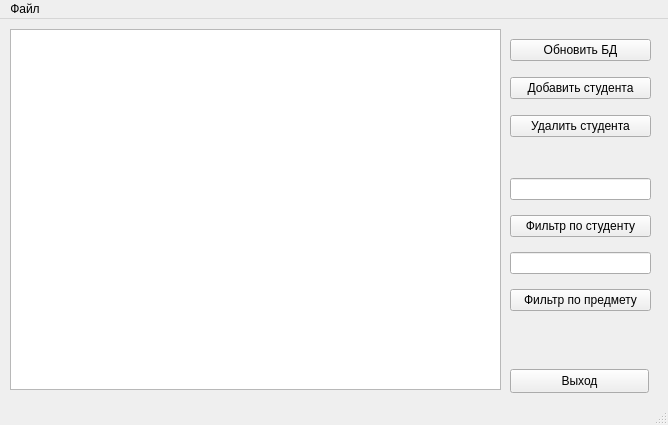
<?xml version="1.0" encoding="UTF-8"?>
<ui version="4.0">
 <class>MainWindow</class>
 <widget class="QMainWindow" name="MainWindow">
  <property name="geometry">
   <rect>
    <x>0</x>
    <y>0</y>
    <width>668</width>
    <height>425</height>
   </rect>
  </property>
  <property name="windowTitle">
   <string>MainWindow</string>
  </property>
  <widget class="QWidget" name="centralwidget">
   <widget class="QTextEdit" name="textEdit">
    <property name="geometry">
     <rect>
      <x>10</x>
      <y>10</y>
      <width>491</width>
      <height>361</height>
     </rect>
    </property>
   </widget>
   <widget class="QWidget" name="verticalLayoutWidget">
    <property name="geometry">
     <rect>
      <x>510</x>
      <y>10</y>
      <width>141</width>
      <height>121</height>
     </rect>
    </property>
    <layout class="QVBoxLayout" name="verticalLayout">
     <item>
      <widget class="QPushButton" name="pushButtonDB">
       <property name="text">
        <string>Обновить БД</string>
       </property>
      </widget>
     </item>
     <item>
      <widget class="QPushButton" name="pushButtonAdd">
       <property name="text">
        <string>Добавить студента</string>
       </property>
      </widget>
     </item>
     <item>
      <widget class="QPushButton" name="pushButton">
       <property name="text">
        <string>Удалить студента</string>
       </property>
      </widget>
     </item>
    </layout>
   </widget>
   <widget class="QWidget" name="verticalLayoutWidget_2">
    <property name="geometry">
     <rect>
      <x>510</x>
      <y>150</y>
      <width>141</width>
      <height>151</height>
     </rect>
    </property>
    <layout class="QVBoxLayout" name="verticalLayout_2">
     <item>
      <widget class="QLineEdit" name="lineEditStud"/>
     </item>
     <item>
      <widget class="QPushButton" name="pushButtonFindStud">
       <property name="text">
        <string>Фильтр по студенту</string>
       </property>
      </widget>
     </item>
     <item>
      <widget class="QLineEdit" name="lineEditSubject"/>
     </item>
     <item>
      <widget class="QPushButton" name="pushButtonFindSubject">
       <property name="text">
        <string>Фильтр по предмету</string>
       </property>
      </widget>
     </item>
    </layout>
   </widget>
   <widget class="QPushButton" name="pushButtonExit">
    <property name="geometry">
     <rect>
      <x>510</x>
      <y>350</y>
      <width>139</width>
      <height>24</height>
     </rect>
    </property>
    <property name="text">
     <string>Выход</string>
    </property>
   </widget>
  </widget>
  <widget class="QMenuBar" name="menubar">
   <property name="geometry">
    <rect>
     <x>0</x>
     <y>0</y>
     <width>668</width>
     <height>21</height>
    </rect>
   </property>
   <widget class="QMenu" name="menu">
    <property name="title">
     <string>Файл</string>
    </property>
    <addaction name="actionLoadDB"/>
    <addaction name="actionFindStudent"/>
    <addaction name="actionFindSubject"/>
    <addaction name="actionExit"/>
   </widget>
   <addaction name="menu"/>
  </widget>
  <widget class="QStatusBar" name="statusbar"/>
  <action name="actionLoadDB">
   <property name="text">
    <string>Загрузить БД</string>
   </property>
  </action>
  <action name="actionFindStudent">
   <property name="text">
    <string>Фильтр по студенту</string>
   </property>
  </action>
  <action name="actionFindSubject">
   <property name="text">
    <string>Фильтр по предмету</string>
   </property>
  </action>
  <action name="actionExit">
   <property name="text">
    <string>Выход</string>
   </property>
  </action>
 </widget>
 <resources/>
 <connections/>
</ui>
